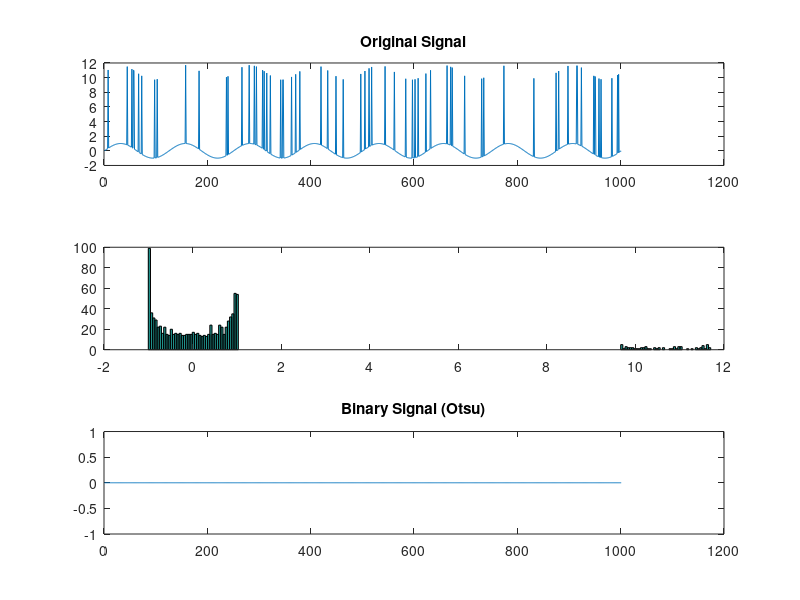

Source code (MATLAB):
clc;
clear all;
close all;

% Assuming 'signal' is your 1D signal array
t = 0:1/1000:1;
signal = sin(2*pi*8*t); % Your signal data here
spike_points = randi(1000,[1,randi([25 200])]);
signal(spike_points) = signal(spike_points) + (rand(1)+1)*10;

% Step 1: Calculate the histogram of the signal
histogram = hist(signal, 256); % Assuming 256 bins, adjust as needed

% Step 2: Calculate the total number of pixels (data points)
total_pixels = numel(signal);

% Step 3: Initialize variables to store the threshold and maximum between-class variance
threshold = 0;
max_variance = 0;

% Step 4: Iterate through the histogram to find the optimal threshold
for t = 1:255 % Iterate through possible thresholds (1 to 255)
    % Calculate the probability of class 1 (values below threshold)
    prob_class1 = sum(histogram(1:t)) / total_pixels;
    
    % Calculate the probability of class 2 (values at or above threshold)
    prob_class2 = sum(histogram(t+1:end)) / total_pixels;
    
    % Calculate the mean of class 1
    mean_class1 = sum((0:t-1) .* histogram(1:t)) / (prob_class1 * total_pixels);
    
    % Calculate the mean of class 2
    mean_class2 = sum((t:255) .* histogram(t+1:end)) / (prob_class2 * total_pixels);
    
    % Calculate the between-class variance
    between_class_variance = prob_class1 * prob_class2 * (mean_class1 - mean_class2)^2;
    
    % Update threshold if the variance is greater than the current maximum
    if between_class_variance > max_variance
        max_variance = between_class_variance;
        threshold = t;
    end
end

% Step 5: Apply the threshold to the signal
binary_signal = signal > threshold;

% Step 6: Display the original signal and the binary result
figure;
subplot(3, 1, 1);
plot(signal);
title('Original Signal');

subplot(3,1,2);
hist(signal,256);

subplot(3, 1, 3);
plot(binary_signal);
title('Binary Signal (Otsu)');
